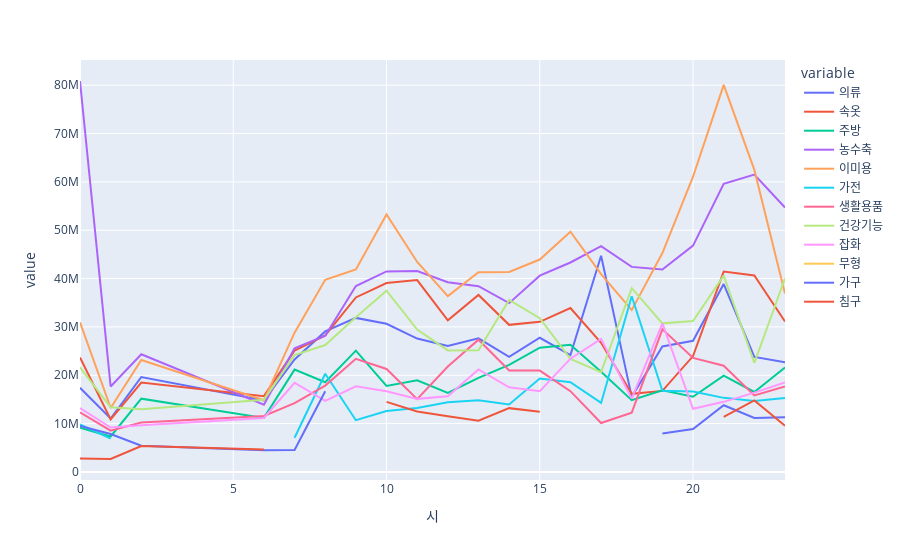

Here is the notebook cell this chart was saved with:
### Code cell
groups = list(map(lambda x: train[(train.상품군==x)].groupby('시').mean(), train.상품군.unique()))

totals = pd.DataFrame({k: v for v, k in zip(list(map(lambda x: x.취급액, groups)), train.상품군.unique())})

fig = px.line(totals)
fig.show()

### Figure 1 — Plotly figure (JSON) as saved in the notebook; plotly's stock layout.template omitted (floating-point values rounded to 4 significant figures)
{"data": [{"hovertemplate": "variable=의류<br>시=%{x}<br>value=%{y}<extra></extra>", "legendgroup": "의류", "line": {"color": "#636efa", "dash": "solid"}, "mode": "lines", "name": "의류", "orientation": "v", "showlegend": true, "type": "scatter", "x": [0, 1, 2, 6, 7, 8, 9, 10, 11, 12, 13, 14, 15, 16, 17, 18, 19, 20, 21, 22, 23], "xaxis": "x", "y": [17410000.0, 11040000.0, 19643000, 14800000.0, 23280000.0, 29070000.0, 31860000.0, 30640000.0, 27590000.0, 26040000.0, 27640000.0, 23820000.0, 27760000.0, 24180000.0, 44710000.0, 15535000, 25960000.0, 27130000.0, 38870000.0, 23800000.0, 22700000.0], "yaxis": "y"}, {"hovertemplate": "variable=속옷<br>시=%{x}<br>value=%{y}<extra></extra>", "legendgroup": "속옷", "line": {"color": "#EF553B", "dash": "solid"}, "mode": "lines", "name": "속옷", "orientation": "v", "showlegend": true, "type": "scatter", "x": [0, 1, 2, 6, 7, 8, 9, 10, 11, 12, 13, 14, 15, 16, 17, 18, 19, 20, 21, 22, 23], "xaxis": "x", "y": [23670000.0, 10890000.0, 18504200, 15690000.0, 25110000.0, 28230000.0, 36100000.0, 39080000.0, 39690000.0, 31380000.0, 36620000.0, 30430000.0, 31050000.0, 33909350, 26700000.0, 16150000.0, 16770000.0, 23960000.0, 41440000.0, 40650000.0, 31120000.0], "yaxis": "y"}, {"hovertemplate": "variable=주방<br>시=%{x}<br>value=%{y}<extra></extra>", "legendgroup": "주방", "line": {"color": "#00cc96", "dash": "solid"}, "mode": "lines", "name": "주방", "orientation": "v", "showlegend": true, "type": "scatter", "x": [0, 1, 2, 6, 7, 8, 9, 10, 11, 12, 13, 14, 15, 16, 17, 18, 19, 20, 21, 22, 23], "xaxis": "x", "y": [9135000.0, 7335000.0, 15162000, 11180000.0, 21170000.0, 18550000.0, 25090000.0, 17800000.0, 18980000.0, 16360000.0, 19450000.0, 22160000.0, 25700000.0, 26290000.0, 20730000.0, 14840000.0, 16870000.0, 15560000.0, 19940000.0, 16540000.0, 21610000.0], "yaxis": "y"}, {"hovertemplate": "variable=농수축<br>시=%{x}<br>value=%{y}<extra></extra>", "legendgroup": "농수축", "line": {"color": "#ab63fa", "dash": "solid"}, "mode": "lines", "name": "농수축", "orientation": "v", "showlegend": true, "type": "scatter", "x": [0, 1, 2, 6, 7, 8, 9, 10, 11, 12, 13, 14, 15, 16, 17, 18, 19, 20, 21, 22, 23], "xaxis": "x", "y": [80860000.0, 17680000.0, 24353000, 13904850, 25580000.0, 28179400, 38470000.0, 41470000.0, 41560000.0, 39250000.0, 38410000.0, 34920000.0, 40600000.0, 43320000.0, 46700000.0, 42410000.0, 41880000.0, 46820000.0, 59610000.0, 61520000.0, 54700000.0], "yaxis": "y"}, {"hovertemplate": "variable=이미용<br>시=%{x}<br>value=%{y}<extra></extra>", "legendgroup": "이미용", "line": {"color": "#FFA15A", "dash": "solid"}, "mode": "lines", "name": "이미용", "orientation": "v", "showlegend": true, "type": "scatter", "x": [0, 1, 2, 6, 7, 8, 9, 10, 11, 12, 13, 14, 15, 16, 17, 18, 19, 20, 21, 22, 23], "xaxis": "x", "y": [30970000.0, 13240000.0, 23164300, 14840000.0, 28820000.0, 39760000.0, 41900000.0, 53250000.0, 43430000.0, 36380200, 41290000.0, 41380000.0, 43930000.0, 49690000.0, 40930000.0, 33480000.0, 45280000.0, 61070000.0, 80050000.0, 62480000.0, 36900000.0], "yaxis": "y"}, {"hovertemplate": "variable=가전<br>시=%{x}<br>value=%{y}<extra></extra>", "legendgroup": "가전", "line": {"color": "#19d3f3", "dash": "solid"}, "mode": "lines", "name": "가전", "orientation": "v", "showlegend": true, "type": "scatter", "x": [0, 1, 2, 6, 7, 8, 9, 10, 11, 12, 13, 14, 15, 16, 17, 18, 19, 20, 21, 22, 23], "xaxis": "x", "y": [9835000.0, 6909000.0, null, null, 7081000.0, 20323250, 10710700, 12602350, 13250000, 14410000.0, 14810000.0, 13950000.0, 19330000.0, 18580000.0, 14280000.0, 36333500, 16790000.0, 16630000.0, 15330000.0, 14670000.0, 15320000.0], "yaxis": "y"}, {"hovertemplate": "variable=생활용품<br>시=%{x}<br>value=%{y}<extra></extra>", "legendgroup": "생활용품", "line": {"color": "#FF6692", "dash": "solid"}, "mode": "lines", "name": "생활용품", "orientation": "v", "showlegend": true, "type": "scatter", "x": [0, 1, 2, 6, 7, 8, 9, 10, 11, 12, 13, 14, 15, 16, 17, 18, 19, 20, 21, 22, 23], "xaxis": "x", "y": [12320000.0, 8547000.0, 10230000.0, 11600000.0, 14250000.0, 17870000.0, 23390000.0, 21297225, 15060000.0, 21800000.0, 27350000.0, 20990000.0, 20970000.0, 16710000.0, 10120000.0, 12260000.0, 29500000.0, 23580000.0, 21970000.0, 15840000.0, 17660000.0], "yaxis": "y"}, {"hovertemplate": "variable=건강기능<br>시=%{x}<br>value=%{y}<extra></extra>", "legendgroup": "건강기능", "line": {"color": "#B6E880", "dash": "solid"}, "mode": "lines", "name": "건강기능", "orientation": "v", "showlegend": true, "type": "scatter", "x": [0, 1, 2, 6, 7, 8, 9, 10, 11, 12, 13, 14, 15, 16, 17, 18, 19, 20, 21, 22, 23], "xaxis": "x", "y": [21640000.0, 13380000.0, 12971400, 14930000.0, 24180000.0, 26250000.0, 32000000.0, 37500000.0, 29460000.0, 25150000.0, 25200000.0, 35580000.0, 31800000.0, 23380000.0, 20650000.0, 38020000.0, 30740000.0, 31220000.0, 40619900, 22538500, 40060000.0], "yaxis": "y"}, {"hovertemplate": "variable=잡화<br>시=%{x}<br>value=%{y}<extra></extra>", "legendgroup": "잡화", "line": {"color": "#FF97FF", "dash": "solid"}, "mode": "lines", "name": "잡화", "orientation": "v", "showlegend": true, "type": "scatter", "x": [0, 1, 2, 6, 7, 8, 9, 10, 11, 12, 13, 14, 15, 16, 17, 18, 19, 20, 21, 22, 23], "xaxis": "x", "y": [13210000.0, 9179000.0, 9669125, 11160000.0, 18460000.0, 14710000.0, 17720000.0, 16680000.0, 15120000.0, 15670000.0, 21210000.0, 17520000.0, 16710000.0, 23430000.0, 27510000.0, 15170000.0, 30721800, 13070000.0, 14500000.0, 16400000.0, 18500000.0], "yaxis": "y"}, {"hovertemplate": "variable=무형<br>시=%{x}<br>value=%{y}<extra></extra>", "legendgroup": "무형", "line": {"color": "#FECB52", "dash": "solid"}, "mode": "lines", "name": "무형", "orientation": "v", "showlegend": true, "type": "scatter", "x": [0, 1, 2, 6, 7, 8, 9, 10, 11, 12, 13, 14, 15, 16, 17, 18, 19, 20, 21, 22, 23], "xaxis": "x", "y": [null, null, null, null, null, null, null, null, null, null, null, null, null, null, null, null, null, null, null, null, null], "yaxis": "y"}, {"hovertemplate": "variable=가구<br>시=%{x}<br>value=%{y}<extra></extra>", "legendgroup": "가구", "line": {"color": "#636efa", "dash": "solid"}, "mode": "lines", "name": "가구", "orientation": "v", "showlegend": true, "type": "scatter", "x": [0, 1, 2, 6, 7, 8, 9, 10, 11, 12, 13, 14, 15, 16, 17, 18, 19, 20, 21, 22, 23], "xaxis": "x", "y": [9500000.0, 7840000.0, 5412500, 4483000.0, 4556050, 16683600, null, 6222000.0, null, 9774000.0, null, null, null, null, null, null, 7974000.0, 8863000.0, 13800000.0, 11180000.0, 11340000.0], "yaxis": "y"}, {"hovertemplate": "variable=침구<br>시=%{x}<br>value=%{y}<extra></extra>", "legendgroup": "침구", "line": {"color": "#EF553B", "dash": "solid"}, "mode": "lines", "name": "침구", "orientation": "v", "showlegend": true, "type": "scatter", "x": [0, 1, 2, 6, 7, 8, 9, 10, 11, 12, 13, 14, 15, 16, 17, 18, 19, 20, 21, 22, 23], "xaxis": "x", "y": [2784125, 2681400, 5373250, 4661000.0, null, 7690500, null, 14490000.0, 12500000.0, 11540000.0, 10600000.0, 13200000.0, 12450000.0, null, null, null, null, null, 11395500, 14799500, 9551000.0], "yaxis": "y"}], "layout": {"legend": {"title": {"text": "variable"}, "tracegroupgap": 0}, "margin": {"t": 60}, "xaxis": {"anchor": "y", "domain": [0, 1], "title": {"text": "시"}}, "yaxis": {"anchor": "x", "domain": [0, 1], "title": {"text": "value"}}}}
